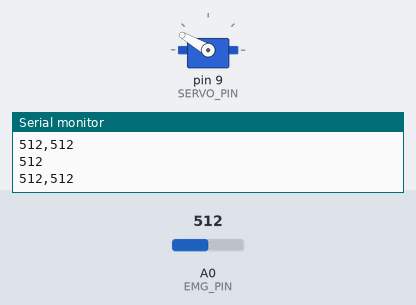
A sketch run on a simulated Arduino Uno, built with avr-gcc and run on an emulated ATmega328P. Parts: servo, the last lines printed to the serial monitor. The inputs (shaded band) are chosen by the test bench; at power-on: A0 (EMG_PIN) = 512.

Above: at 1.2 s.
1.3 s: A0 (EMG_PIN) set to 592
2.8 s: A0 (EMG_PIN) set to 608
At 3.1 s:
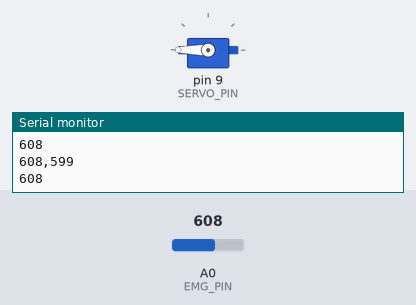
4.3 s: A0 (EMG_PIN) set to 590
At 5.3 s:
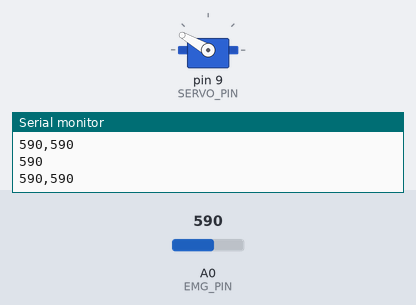
5.8 s: A0 (EMG_PIN) set to 610
At 6.3 s:
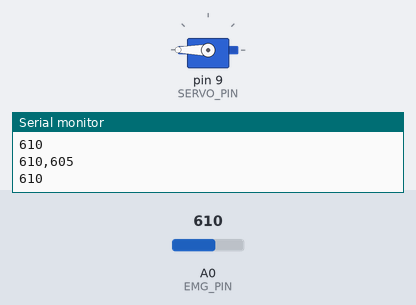
Timing chart, 0 to 8.3 s (numbered marks = the images above; inputs shaded):
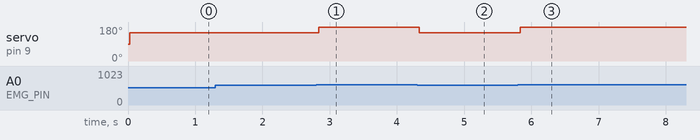

Measured:
- the behaviour switches between 600 and 601 on A0 (EMG_PIN) (found by bisection; images 0 and 1)
- after the input at 2.8 s, servo on pin 9 (SERVO_PIN): 150° → 180° at once
- after the input at 4.3 s, servo on pin 9 (SERVO_PIN): 180° → 150° at once
- after the input at 5.8 s, servo on pin 9 (SERVO_PIN): 150° → 180° at once

The sketch:

Lesson_4_Code.ino
```cpp
#include <Servo.h>

//Threshold for servo motor control with muscle sensor.
//You can set a threshold according to the maximum and minimum values of the muscle sensor.
#define THRESHOLD 600

//Pin number where the sensor is connected. (Analog 0)
#define EMG_PIN 0

//Pin number where the servo motor is connected. (Digital PWM 3)
#define SERVO_PIN 9

//Define Servo motor
Servo SERVO_1;
#define IN_PIN A0
#define WINDOW_SIZE 25

int INDEX = 0;
int VALUE = 0;
int SUM = 0;
int READINGS[WINDOW_SIZE];
int AVERAGED = 0;

/*-------------------------------- void setup ------------------------------------------------*/

void setup(){

  //BAUDRATE set to 115200, remember it to set monitor serial properly.
  //Used this Baud Rate and "NL&CR" option to visualize the values correctly.
  Serial.begin(9600);

  pinMode(IN_PIN, INPUT);

  //Set servo motor to digital pin 3
  SERVO_1.attach(SERVO_PIN);
}

/*--------------------------------  void loop  ------------------------------------------------*/

void loop(){

  //The "Value" variable reads the value from the analog pin to which the sensor is connected.
  int value = analogRead(EMG_PIN);

  SUM = SUM - READINGS[INDEX];       // Remove the oldest entry from the sum
  VALUE = analogRead(IN_PIN);        // Read the next sensor value
  READINGS[INDEX] = VALUE;           // Add the newest reading to the window
  SUM = SUM + VALUE;                 // Add the newest reading to the sum
  INDEX = (INDEX+1) % WINDOW_SIZE;   // Increment the index, and wrap to 0 if it exceeds the window size

  AVERAGED = SUM / WINDOW_SIZE;      // Divide the sum of the window by the window size for the result

  Serial.print(VALUE);
  Serial.print(",");
  Serial.println(AVERAGED);

  delay(25);

  //If the sensor value is GREATER than the THRESHOLD, the servo motor will turn to 170 degrees.
  if(value > THRESHOLD){
    SERVO_1.write(200);
  }

  //If the sensor is LESS than the THRESHOLD, the servo motor will turn to 10 degrees.
  else{
    SERVO_1.write(150);
  }

  //You can use serial monitor to set THRESHOLD properly, comparing the values shown when you open and close your hand.
  Serial.println(value);
}
```
